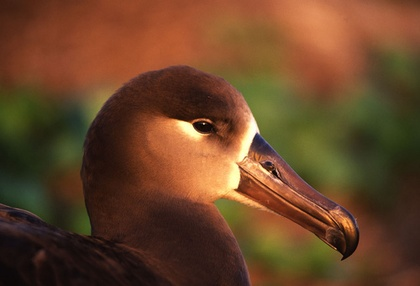
%> input picture codes/tmp.jpg, 420 x 286 px, shrunk from 500 x 340 before the run
$ octave --eval "result = decolor_nonlinear2009_forloop(imread('tmp.jpg'));"   (GNU Octave 9; MATLAB toolbox functions it lacks are replaced by stand-ins)
%> lines starting %> are read from the running program, lines starting %| are printed output that depends on the picture
### codes/rgb2lab.m
function [L,a,b] = rgb2lab(R,G,B)
% function [L, a, b] = RGB2Lab(R, G, B)
% RGB2Lab takes matrices corresponding to Red, Green, and Blue, and
% transforms them into CIELab.  This transform is based on ITU-R
% Recommendation  BT.709 using the D65 white point reference.
% The error in transforming RGB -> Lab -> RGB is approximately
% 10^-5.  RGB values can be either between 0 and 1 or between 0 and 255.
% By Mark Ruzon from C code by Yossi Rubner, 23 September 1997.
% Updated for MATLAB 5 28 January 1998.

if (nargin == 1)
  B = double(R(:,:,3));
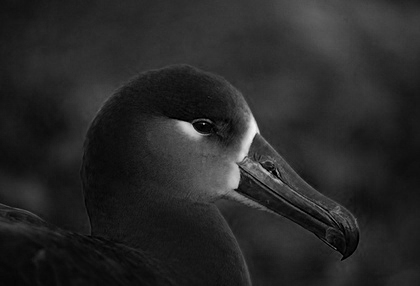
%> B: size 286x420 double; min 0, max 244, mean 40
  G = double(R(:,:,2));
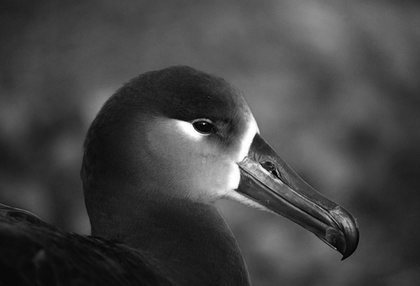
%> G: size 286x420 double; min 0, max 255, mean 68.4
  R = double(R(:,:,1));
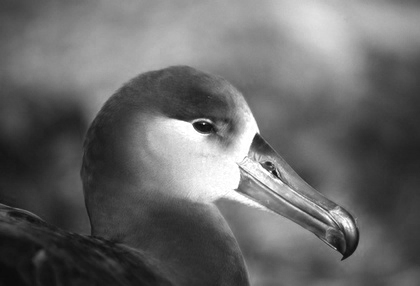
%> R: size 286x420 double; min 11, max 255, mean 104.3
end

if ((max(max(R)) > 1.0) || (max(max(G)) > 1.0) || (max(max(B)) > 1.0))
  R = R/255;
  G = G/255;
  B = B/255;
end

[M, N] = size(R);
%> M = 286; N = 420
s = M*N;
%> s = 120120

% Set a threshold
T = 0.008856;

RGB = [reshape(R,1,s); reshape(G,1,s); reshape(B,1,s)];

% RGB to XYZ
MAT = [0.412453 0.357580 0.180423;
       0.212671 0.715160 0.072169;
       0.019334 0.119193 0.950227];
XYZ = MAT * RGB;

X = XYZ(1,:) / 0.950456;
Y = XYZ(2,:);
Z = XYZ(3,:) / 1.088754;

XT = X > T;
%> XT = 120120 logical values, 120120 true
YT = Y > T;
%> YT = 120120 logical values, 120120 true
ZT = Z > T;
%> ZT = 120120 logical values, 120025 true

fX = XT .* X.^(1/3) + (~XT) .* (7.787 .* X + 16/116);

% Compute L
Y3 = Y.^(1/3);
fY = YT .* Y3 + (~YT) .* (7.787 .* Y + 16/116);
L  = YT .* (116 * Y3 - 16.0) + (~YT) .* (903.3 * Y);

fZ = ZT .* Z.^(1/3) + (~ZT) .* (7.787 .* Z + 16/116);

% Compute a and b
a = 500 * (fX - fY);
b = 200 * (fY - fZ);

L = reshape(L, M, N);
a = reshape(a, M, N);
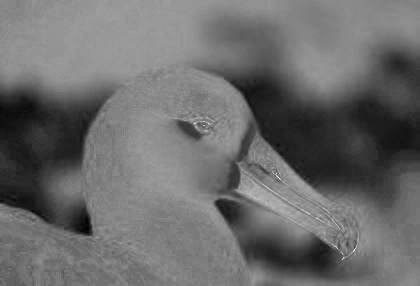
%> a: size 286x420 double; min -18.57, max 41.46, mean 6.7; drawn with min black and max white
b = reshape(b, M, N);
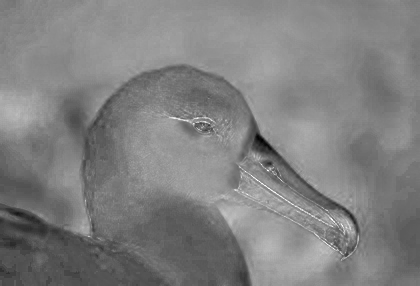
%> b: size 286x420 double; min -20.29, max 59.87, mean 20.1; drawn with min black and max white

if ((nargout == 1) || (nargout == 0))
  L = cat(3,L,a,b);
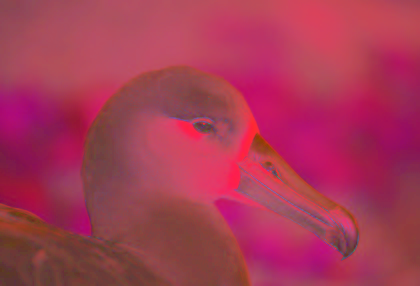
%> L: size 286x420x3 double; mean R, G, B 58.4, 6.7, 20.1; drawn with min black and max white
end

### codes/rgb2luv.m
function Luv_back = rgb2luv(Im_rgb)
% takes an image in Rgb coords and returns either a vector or an image
% in Luv coords, depending on Type (Image or vector).

Vector = shiftdim(Im_rgb, 2);
Vector = double(reshape(Vector, [3, size(Im_rgb, 1)*size(Im_rgb, 2)]));
Vector_nz = 4096*(sum(Vector, 1) > 0);
Vector_z = not(Vector_nz);
%> Vector_z = 120120 logical values, 0 true
Vector = max(Vector, [Vector_z; Vector_z; Vector_z]);	% to avoid all zero pixels

Matrix = [...
      0.490 0.310 0.200; ...
      0.177 0.812 0.011; ...
      0.000 0.010 0.990];

XYZ = Matrix*Vector;		% now get a vector in XYZ coords

Y0 = 1;		% is it true?
X0 = 1;
Z0 = 1;

u0 = 4*X0/(X0+15*Y0+3*Z0);
v0 = 9*Y0/(X0+15*Y0+3*Z0);

Luv_back = zeros(size(Vector));
Luv_back(1, :) = 25*(100*XYZ(2, :)/Y0).^(0.333)-16;
Zeros = zeros(size(Luv_back(1, :)));
Luv_back(1, :) = max(Luv_back(1, :), Zeros);
u = 4*XYZ(1, :) ./ (XYZ(1, :)+15*XYZ(2, :)+3*XYZ(3, :));
v = 9*XYZ(2, :) ./ (XYZ(1, :)+15*XYZ(2, :)+3*XYZ(3, :));
Luv_back(2, :) = 13*Luv_back(1, :).*(u-u0);
Luv_back(2, :) = max(Luv_back(2, :), Zeros);
Luv_back(3, :) = 13*Luv_back(1, :).*(v-v0);
Luv_back(3, :) = max(Luv_back(3, :), Zeros);
Luv_back = min(Luv_back, [Vector_nz; Vector_nz; Vector_nz]);	% zeroing out
Luv_back = Luv_back/(718.3176/256);
Luv_back = reshape(Luv_back, [3, size(Im_rgb, 1), size(Im_rgb, 2)]);
Luv_back = shiftdim(Luv_back, 1);
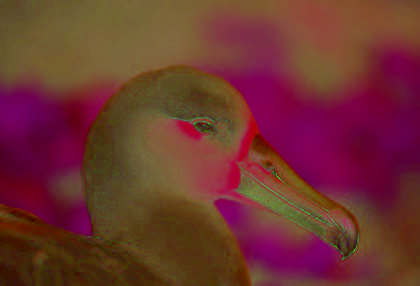
%> Luv_back: size 286x420x3 double; mean R, G, B 162.2, 76.5, 71.7; drawn with min black and max white

### codes/rgb2lch.m
function LCH = rgb2lch(image)
%RGB2LCH Summary of this function goes here
%   LCH = (lightness, chroma, hue angle)

image = double(image) ./ 255.;
LCH = colorspace('LCH', image);

end

### codes/colorspace/colorspace.m
function varargout = colorspace(Conversion,varargin)
%COLORSPACE  Transform a color image between color representations.
%   B = COLORSPACE(S,A) transforms the color representation of image A
%   where S is a string specifying the conversion.  The input array A
%   should be a real full double array of size Mx3 or MxNx3.  The output B
%   is the same size as A.
%
%   S tells the source and destination color spaces, S = 'dest<-src', or
%   alternatively, S = 'src->dest'.  Supported color spaces are
%
%     'RGB'              sRGB IEC 61966-2-1
%     'YCbCr'            Luma + Chroma ("digitized" version of Y'PbPr)
%     'JPEG-YCbCr'       Luma + Chroma space used in JFIF JPEG
%     'YDbDr'            SECAM Y'DbDr Luma + Chroma
%     'YPbPr'            Luma (ITU-R BT.601) + Chroma
%     'YUV'              NTSC PAL Y'UV Luma + Chroma
%     'YIQ'              NTSC Y'IQ Luma + Chroma
%     'HSV' or 'HSB'     Hue Saturation Value/Brightness
%     'HSL' or 'HLS'     Hue Saturation Luminance
%     'HSI'              Hue Saturation Intensity
%     'XYZ'              CIE 1931 XYZ
%     'Lab'              CIE 1976 L*a*b* (CIELAB)
%     'Luv'              CIE L*u*v* (CIELUV)
%     'LCH'              CIE L*C*H* (CIELCH)
%     'CAT02 LMS'        CIE CAT02 LMS
%
%  All conversions assume 2 degree observer and D65 illuminant.
%
%  Color space names are case insensitive and spaces are ignored.  When
%  sRGB is the source or destination, it can be omitted. For example
%  'yuv<-' is short for 'yuv<-rgb'.
%
%  For sRGB, the values should be scaled between 0 and 1.  Beware that
%  transformations generally do not constrain colors to be "in gamut."
%  Particularly, transforming from another space to sRGB may obtain
%  R'G'B' values outside of the [0,1] range.  So the result should be
%  clamped to [0,1] before displaying:
%     image(min(max(B,0),1));  % Clamp B to [0,1] and display
%
%  sRGB (Red Green Blue) is the (ITU-R BT.709 gamma-corrected) standard
%  red-green-blue representation of colors used in digital imaging.  The
%  components should be scaled between 0 and 1.  The space can be
%  visualized geometrically as a cube.
%
%  Y'PbPr, Y'CbCr, Y'DbDr, Y'UV, and Y'IQ are related to sRGB by linear
%  transformations.  These spaces separate a color into a grayscale
%  luminance component Y and two chroma components.  The valid ranges of
%  the components depends on the space.
%
%  HSV (Hue Saturation Value) is related to sRGB by
%     H = hexagonal hue angle   (0 <= H < 360),
%     S = C/V                   (0 <= S <= 1),
%     V = max(R',G',B')         (0 <= V <= 1),
%  where C = max(R',G',B') - min(R',G',B').  The hue angle H is computed on
%  a hexagon.  The space is geometrically a hexagonal cone.
%
%  HSL (Hue Saturation Lightness) is related to sRGB by
%     H = hexagonal hue angle                (0 <= H < 360),
%     S = C/(1 - |2L-1|)                     (0 <= S <= 1),
%     L = (max(R',G',B') + min(R',G',B'))/2  (0 <= L <= 1),
%  where H and C are the same as in HSV.  Geometrically, the space is a
%  double hexagonal cone.
%
%  HSI (Hue Saturation Intensity) is related to sRGB by
%     H = polar hue angle        (0 <= H < 360),
%     S = 1 - min(R',G',B')/I    (0 <= S <= 1),
%     I = (R'+G'+B')/3           (0 <= I <= 1).
%  Unlike HSV and HSL, the hue angle H is computed on a circle rather than
%  a hexagon.
%
%  CIE XYZ is related to sRGB by inverse gamma correction followed by a
%  linear transform.  Other CIE color spaces are defined relative to XYZ.
%
%  CIE L*a*b*, L*u*v*, and L*C*H* are nonlinear functions of XYZ.  The L*
%  component is designed to match closely with human perception of
%  lightness.  The other two components describe the chroma.
%
%  CIE CAT02 LMS is the linear transformation of XYZ using the MCAT02
%  chromatic adaptation matrix.  The space is designed to model the
%  response of the three types of cones in the human eye, where L, M, S,
%  correspond respectively to red ("long"), green ("medium"), and blue
%  ("short").

% Pascal Getreuer 2005-2010


%%% Input parsing %%%
if nargin < 2, error('Not enough input arguments.'); end
[SrcSpace,DestSpace] = parse(Conversion);

if nargin == 2
   Image = varargin{1};
elseif nargin >= 3
   Image = cat(3,varargin{:});
else
   error('Invalid number of input arguments.');
end

FlipDims = (size(Image,3) == 1);

if FlipDims, Image = permute(Image,[1,3,2]); end
if ~isa(Image,'double'), Image = double(Image)/255; end
if size(Image,3) ~= 3, error('Invalid input size.'); end

SrcT = gettransform(SrcSpace);
DestT = gettransform(DestSpace);

if ~ischar(SrcT) && ~ischar(DestT)
   % Both source and destination transforms are affine, so they
   % can be composed into one affine operation
   T = [DestT(:,1:3)*SrcT(:,1:3),DestT(:,1:3)*SrcT(:,4)+DestT(:,4)];
   Temp = zeros(size(Image));
   Temp(:,:,1) = T(1)*Image(:,:,1) + T(4)*Image(:,:,2) + T(7)*Image(:,:,3) + T(10);
   Temp(:,:,2) = T(2)*Image(:,:,1) + T(5)*Image(:,:,2) + T(8)*Image(:,:,3) + T(11);
   Temp(:,:,3) = T(3)*Image(:,:,1) + T(6)*Image(:,:,2) + T(9)*Image(:,:,3) + T(12);
   Image = Temp;
elseif ~ischar(DestT)
   Image = rgb(Image,SrcSpace);
   Temp = zeros(size(Image));
   Temp(:,:,1) = DestT(1)*Image(:,:,1) + DestT(4)*Image(:,:,2) + DestT(7)*Image(:,:,3) + DestT(10);
   Temp(:,:,2) = DestT(2)*Image(:,:,1) + DestT(5)*Image(:,:,2) + DestT(8)*Image(:,:,3) + DestT(11);
   Temp(:,:,3) = DestT(3)*Image(:,:,1) + DestT(6)*Image(:,:,2) + DestT(9)*Image(:,:,3) + DestT(12);
   Image = Temp;
else
   Image = feval(DestT,Image,SrcSpace);
end

%%% Output format %%%
if nargout > 1
   varargout = {Image(:,:,1),Image(:,:,2),Image(:,:,3)};
else
   if FlipDims, Image = permute(Image,[1,3,2]); end
   varargout = {Image};
end

return;


function [SrcSpace,DestSpace] = parse(Str)
% Parse conversion argument

if ischar(Str)
   Str = lower(strrep(strrep(Str,'-',''),'=',''));
   k = find(Str == '>');

   if length(k) == 1         % Interpret the form 'src->dest'
      SrcSpace = Str(1:k-1);
      DestSpace = Str(k+1:end);
   else
      k = find(Str == '<');

      if length(k) == 1      % Interpret the form 'dest<-src'
         DestSpace = Str(1:k-1);
         SrcSpace = Str(k+1:end);
      else
%> the run ends on the next line
         error(['Invalid conversion, ''',Str,'''.']);
      end
   end

   SrcSpace = alias(SrcSpace);
   DestSpace = alias(DestSpace);
else
   SrcSpace = 1;             % No source pre-transform
   DestSpace = Conversion;
   if any(size(Conversion) ~= 3), error('Transformation matrix must be 3x3.'); end
end
return;


% [324 lines left out: functions alias, gettransform, rgb, xyz, hsv, hsl and 10 more, not called in this run]

### codes/decolor_nonlinear2009_forloop.m
function tones = decolor_nonlinear2009_forloop(image)
%DECOLOR_NONLINEAR2009 (implementation of a paper in Siggraph Asia 2009)
% g(x, y) = L + f(theta) * C (where L, f, c are three channels of LCH color
% space)
% input
%   - image (n x m x 3 double)
% output
%   - tones (n x m double)

% Predefine arguments

% Processing
% 0. rgb2lab
imlab = rgb2lab(image);
imluv = rgb2luv(image);
imlch = rgb2lch(image);

% 1. Compute color differences G
% For loop version
[row, col, ~] = size(image);
Gx = zeros(row, col);
Gy = zeros(row, col);
for n = 2:row - 1
    for m = 2:col - 1
        Gx(n, m) = colordiff(imlab(n + 1, m, :), imlab(n - 1, m, :), imluv(n + 1, m, :), imluv(n - 1, m, :));
        Gy(n, m) = colordiff(imlab(n, m + 1, :), imlab(n, m - 1, :), imluv(n, m + 1, :), imluv(n, m - 1, :));
    end
end

% 2. Optimization
% Compute M_s, b_s
L = imlch(:, :, 1);
C = imlch(:, :, 2);
H = imlch(:, :, 3);
T = zeros(row, col, 9);
for n = 1:row
    for m = 1:col
        T(n, m, :) = C(n, m) .* ...
                     [cos(H(n, m)), cos(2 * H(n, m)), cos(3 * H(n, m)), cos(4 * H(n, m)), ...
                      sin(H(n, m)), sin(2 * H(n, m)), sin(3 * H(n, m)), sin(4 * H(n, m)), 1];
    end
end
[U, V] = gradient(T);
[Lx, Ly] = gradient(L);

M_s = zeros(9, 9);
b_s = zeros(9, 1);
for n = 2:row - 1
    for m = 2:col - 1
        % Compute u, v, p, q
        p = Gx(n, m) - Lx(n, m);
        q = Gy(n, m) - Ly(n, m);
        u = reshape(U(n, m, :), 9, []);
        v = reshape(V(n, m, :), 9, []);

        b_s = b_s + (p * u + q * v);
        M_s = M_s + (u * u' + v * v');
    end
end

% Solve the energy function based on M_s and b_s
x = (M_s + row .* col .* eye(9)) \ b_s;

% 3. Render gray-scale image based on L, C and x (f(theta))
tones = zeros(row, col);
for n = 1:row
    for m = 1:col
        f = reshape(T(n, m, :), 1, 9) * x;
        tones(n, m) = L(n, m) + f * C(n, m);
    end
end
tones = mat2gray(tones);


end

% [59 lines left out: functions colordiff, l2lhk, not called in this run]
